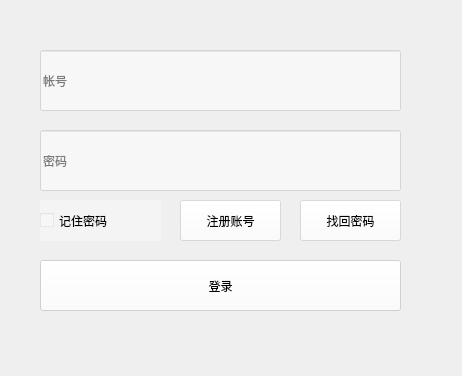
<?xml version="1.0" encoding="UTF-8"?>
<ui version="4.0">
 <class>logininterface</class>
 <widget class="QWidget" name="logininterface">
  <property name="geometry">
   <rect>
    <x>0</x>
    <y>0</y>
    <width>462</width>
    <height>376</height>
   </rect>
  </property>
  <property name="windowTitle">
   <string>Form</string>
  </property>
  <property name="styleSheet">
   <string notr="true">QWidget#logininterface
{	
	
	/*background-image: url(:/resource/2.jpg);*/
	/*background-image: url(:/resource/1.jpg);*/
}</string>
  </property>
  <widget class="QLineEdit" name="id">
   <property name="geometry">
    <rect>
     <x>40</x>
     <y>50</y>
     <width>361</width>
     <height>61</height>
    </rect>
   </property>
   <property name="styleSheet">
    <string notr="true">font: 14pt &quot;华文楷体&quot;;
background-color: rgb(255, 255, 255, 120);</string>
   </property>
   <property name="text">
    <string/>
   </property>
   <property name="placeholderText">
    <string>帐号</string>
   </property>
  </widget>
  <widget class="QLineEdit" name="password">
   <property name="geometry">
    <rect>
     <x>40</x>
     <y>130</y>
     <width>361</width>
     <height>61</height>
    </rect>
   </property>
   <property name="styleSheet">
    <string notr="true">font: 14pt &quot;华文楷体&quot;;
background-color: rgb(255, 255, 255, 120);</string>
   </property>
   <property name="placeholderText">
    <string>密码</string>
   </property>
  </widget>
  <widget class="QPushButton" name="login">
   <property name="geometry">
    <rect>
     <x>40</x>
     <y>260</y>
     <width>361</width>
     <height>51</height>
    </rect>
   </property>
   <property name="styleSheet">
    <string notr="true">font: 14pt &quot;华文楷体&quot;;
background-color: rgb(255, 255, 255, 150);
border-color: rgb(255, 255, 255,255);
</string>
   </property>
   <property name="text">
    <string>登录</string>
   </property>
  </widget>
  <widget class="QPushButton" name="findback">
   <property name="geometry">
    <rect>
     <x>300</x>
     <y>200</y>
     <width>101</width>
     <height>41</height>
    </rect>
   </property>
   <property name="styleSheet">
    <string notr="true">font: 14pt &quot;华文楷体&quot;;
background-color: rgb(255, 255, 255, 120);
border-color: rgb(255, 255, 255);</string>
   </property>
   <property name="text">
    <string>找回密码</string>
   </property>
  </widget>
  <widget class="QCheckBox" name="remember">
   <property name="geometry">
    <rect>
     <x>40</x>
     <y>200</y>
     <width>121</width>
     <height>41</height>
    </rect>
   </property>
   <property name="styleSheet">
    <string notr="true">font: 14pt &quot;华文楷体&quot;;
background-color: rgb(255, 255, 255, 80);</string>
   </property>
   <property name="text">
    <string>记住密码</string>
   </property>
  </widget>
  <widget class="QWidget" name="widget" native="true">
   <property name="geometry">
    <rect>
     <x>0</x>
     <y>0</y>
     <width>462</width>
     <height>376</height>
    </rect>
   </property>
   <property name="styleSheet">
    <string notr="true">border-image: url(:/resource/1.jpg);</string>
   </property>
  </widget>
  <widget class="QPushButton" name="registe">
   <property name="geometry">
    <rect>
     <x>180</x>
     <y>200</y>
     <width>101</width>
     <height>41</height>
    </rect>
   </property>
   <property name="styleSheet">
    <string notr="true">font: 14pt &quot;华文楷体&quot;;
background-color: rgb(255, 255, 255, 120);
border-color: rgb(255, 255, 255);</string>
   </property>
   <property name="text">
    <string>注册账号</string>
   </property>
  </widget>
  <zorder>widget</zorder>
  <zorder>id</zorder>
  <zorder>password</zorder>
  <zorder>login</zorder>
  <zorder>findback</zorder>
  <zorder>remember</zorder>
  <zorder>registe</zorder>
 </widget>
 <resources/>
 <connections/>
</ui>
